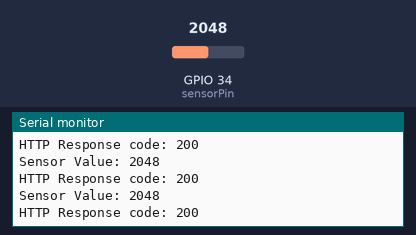
The sketch below on a simulated ESP32. Parts: the last lines printed to the serial monitor. Inputs (shaded band) come from the test bench; at power-on: GPIO 34 (sensorPin) = 2048. WiFi joins after 1.5 s; servers stay silent unless stated; uploads are accepted with an empty reply.

Above: at 3.2 s.
3.3 s: GPIO 34 (sensorPin) set to 2866
At 3.36 s:
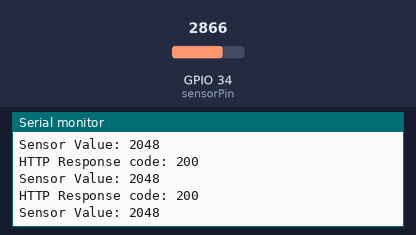
4.8 s: GPIO 34 (sensorPin) set to 3603
At 4.86 s:
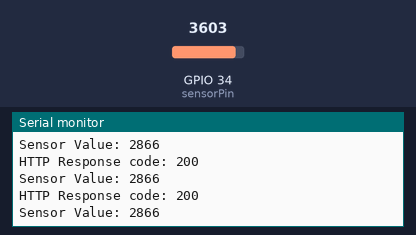
Timing chart, 0 to 7.8 s (numbered marks = the images above; inputs shaded):
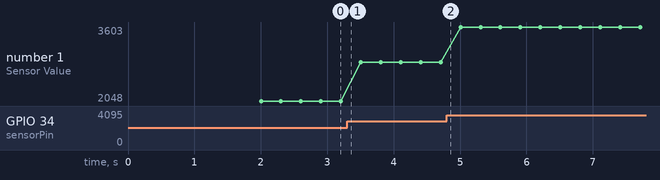

The sketch:

final_arduino.ino
```cpp
#include <WiFi.h>
#include <HTTPClient.h>

const char* ssid = "arpu";
const char* password = "hello world";
const char* serverName = "http://<your_server_ip>:5000/update"; // Replace with your server IP and port

const int sensorPin = 34; // GPIO pin connected to the sound sensor
int sensorValue = 0;

void setup() {
  Serial.begin(115200);
  WiFi.begin(ssid, password);

  while (WiFi.status() != WL_CONNECTED) {
    delay(1000);
    Serial.println("Connecting to WiFi...");
  }

  Serial.println("Connected to WiFi");
}

void loop() {
  sensorValue = analogRead(sensorPin);
  Serial.print("Sensor Value: ");
  Serial.println(sensorValue);

  if (WiFi.status() == WL_CONNECTED) {
    HTTPClient http;
    String serverPath = String(serverName) + "?sensor=" + String(sensorValue);

    http.begin(serverPath.c_str());
    int httpResponseCode = http.GET();

    if (httpResponseCode > 0) {
      Serial.print("HTTP Response code: ");
      Serial.println(httpResponseCode);
    } else {
      Serial.print("Error code: ");
      Serial.println(httpResponseCode);
    }

    http.end();
  } else {
    Serial.println("WiFi Disconnected");
  }

  delay(100); // Send data every second
}
```

Measured:
- plotted number 1: 2048 → 2866 after the input at 3.3 s, 2866 → 3603 after the input at 4.8 s
